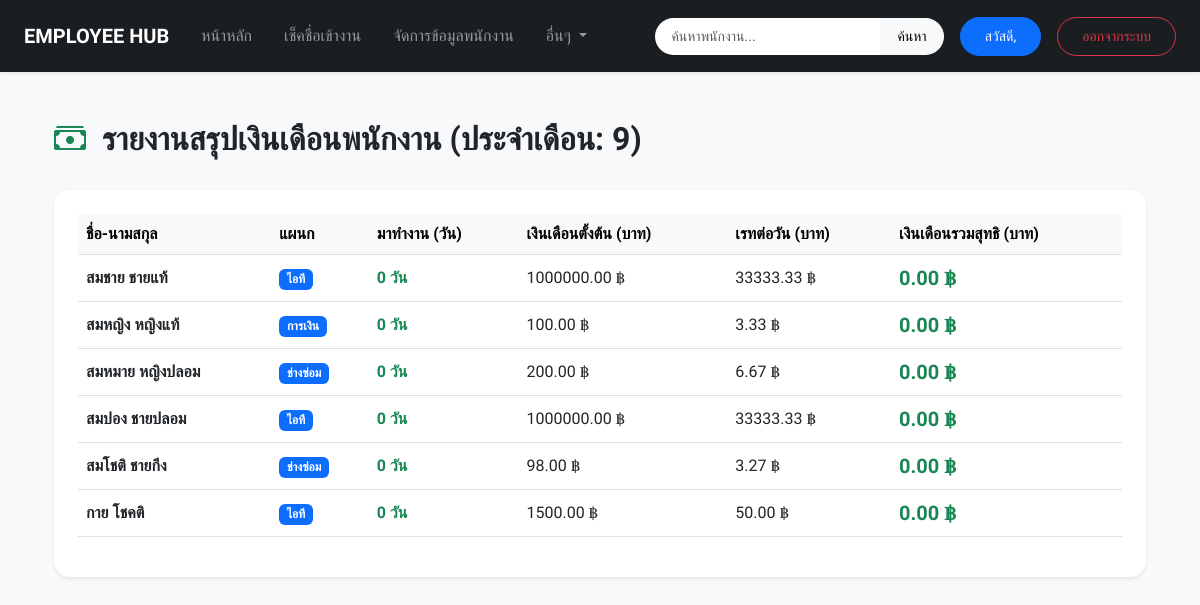
The page /payroll/ (signed in) on the database as committed earlier.
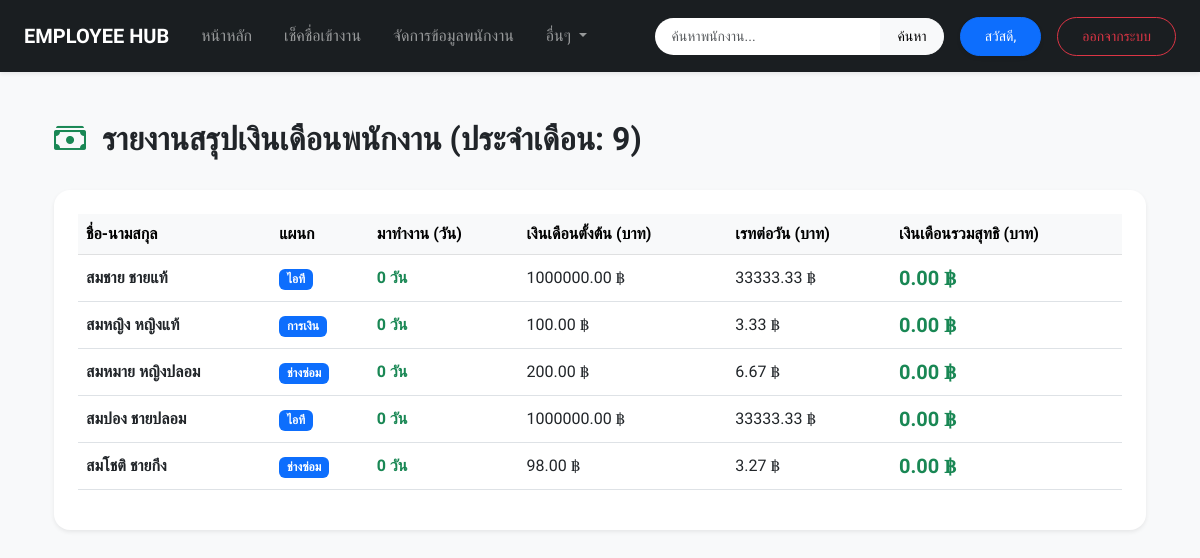
The same page on the database as committed later.
### employeeapp/models.py (models this page shows, shortened)
class Employee(models.Model):
    GENDER_CHOICES = [
        ('ชาย', 'ชาย'),
        ('หญิง', 'หญิง'),
        ('อื่นๆ', 'อื่นๆ'),
    ]
    fname = models.CharField(max_length=100, verbose_name="ชื่อจริง")
    lname = models.CharField(max_length=100, verbose_name="นามสกุล")
    gender = models.CharField(max_length=10, choices=GENDER_CHOICES, default='ชาย', verbose_name="เพศ")
    birthdate = models.DateField(blank=True, null=True, verbose_name="วัน/เดือน/ปีเกิด") # เพิ่มฟิลด์วันเกิด
    department = models.CharField(max_length=100, blank=True, null=True, verbose_name="แผนก")
    salary = models.DecimalField(max_digits=10, decimal_places=2, blank=True, null=True, verbose_name="เงินเดือน")
    address = models.TextField(blank=True, null=True, verbose_name="ที่อยู่")
    image = models.ImageField(upload_to='employee_images/', blank=True, null=True, verbose_name="รูปภาพพนักงาน")
    created_at = models.DateTimeField(auto_now_add=True, null=True, blank=True, verbose_name="วันที่บันทึก")
    user = models.OneToOneField(User, on_delete=models.SET_NULL, null=True, blank=True, related_name='employee_record')

### employeeapp/views.py (the view)
# urls.py: path('payroll/', views.payroll_report, name='payroll_report'),
@user_passes_test(is_admin, login_url='login')
def payroll_report(request):
    employees = Employee.objects.all()
    payroll_data = []
    today = timezone.localdate()
    current_month = today.month
    current_year = today.year
    for emp in employees:
        worked_days = Attendance.objects.filter(
            employee=emp,
            date__year=current_year,
            date__month=current_month,
            check_in__isnull=False
        ).count()
        monthly_salary = float(emp.salary or 0)
        daily_rate = monthly_salary / 30 if monthly_salary > 0 else 0
        total_pay = worked_days * daily_rate
        payroll_data.append({
            'employee': emp,
            'worked_days': worked_days,
            'monthly_salary': monthly_salary,
            'daily_rate': round(daily_rate, 2),
            'total_pay': round(total_pay, 2),
            'month': current_month,
            'year': current_year
        })
    return render(request, 'payroll_report.html', {'payroll_data': payroll_data, 'current_month': current_month})

### employeeapp/views.py (called while the page is built)
def is_admin(user):
    return user.is_superuser or user.is_staff

### employeeapp/templates/payroll_report.html (shortened to what this page needs)
{% extends 'basetemplate.html' %}
{% block content %}
<div class="container py-4">
    <div class="d-flex justify-content-between align-items-center mb-4">
        <h2 class="fw-bold"><i class="bi bi-cash-stack me-2 text-success"></i> รายงานสรุปเงินเดือนพนักงาน (ประจำเดือน: {{ current_month }})</h2>
    </div>
    <div class="card border-0 shadow-sm rounded-4 p-4 bg-white">
        <div class="table-responsive">
            <table class="table align-middle">
                <thead class="table-light">
                    <tr>
                        <th>ชื่อ-นามสกุล</th>
                        <th>แผนก</th>
                        <th>มาทำงาน (วัน)</th>
                        <th>เงินเดือนตั้งต้น (บาท)</th>
                        <th>เรทต่อวัน (บาท)</th>
                        <th>เงินเดือนรวมสุทธิ (บาท)</th>
                    </tr>
                </thead>
                <tbody>
                    {% for item in payroll_data %}
                    <tr>
                        <td class="fw-bold">{{ item.employee.fname }} {{ item.employee.lname }}</td>
                        <td><span class="badge bg-primary">{{ item.employee.department }}</span></td>
                        <td><span class="text-success fw-bold">{{ item.worked_days }} วัน</span></td>
                        <td>{{ item.monthly_salary|floatformat:2 }} ฿</td>
                        <td>{{ item.daily_rate|floatformat:2 }} ฿</td>
                        <td class="fw-bold text-success fs-5">{{ item.total_pay|floatformat:2 }} ฿</td>
                    </tr>
                    {% endfor %}
                </tbody>
            </table>
        </div>
    </div>
</div>
{% endblock %}

Rows that differ between the two databases and show on the page:
removed Employee: employee.fname "กาย", employee.lname "โชคติ", employee.department "ไอที", worked_days "0", monthly_salary "1500.00", daily_rate "50.00", total_pay "0.00"
